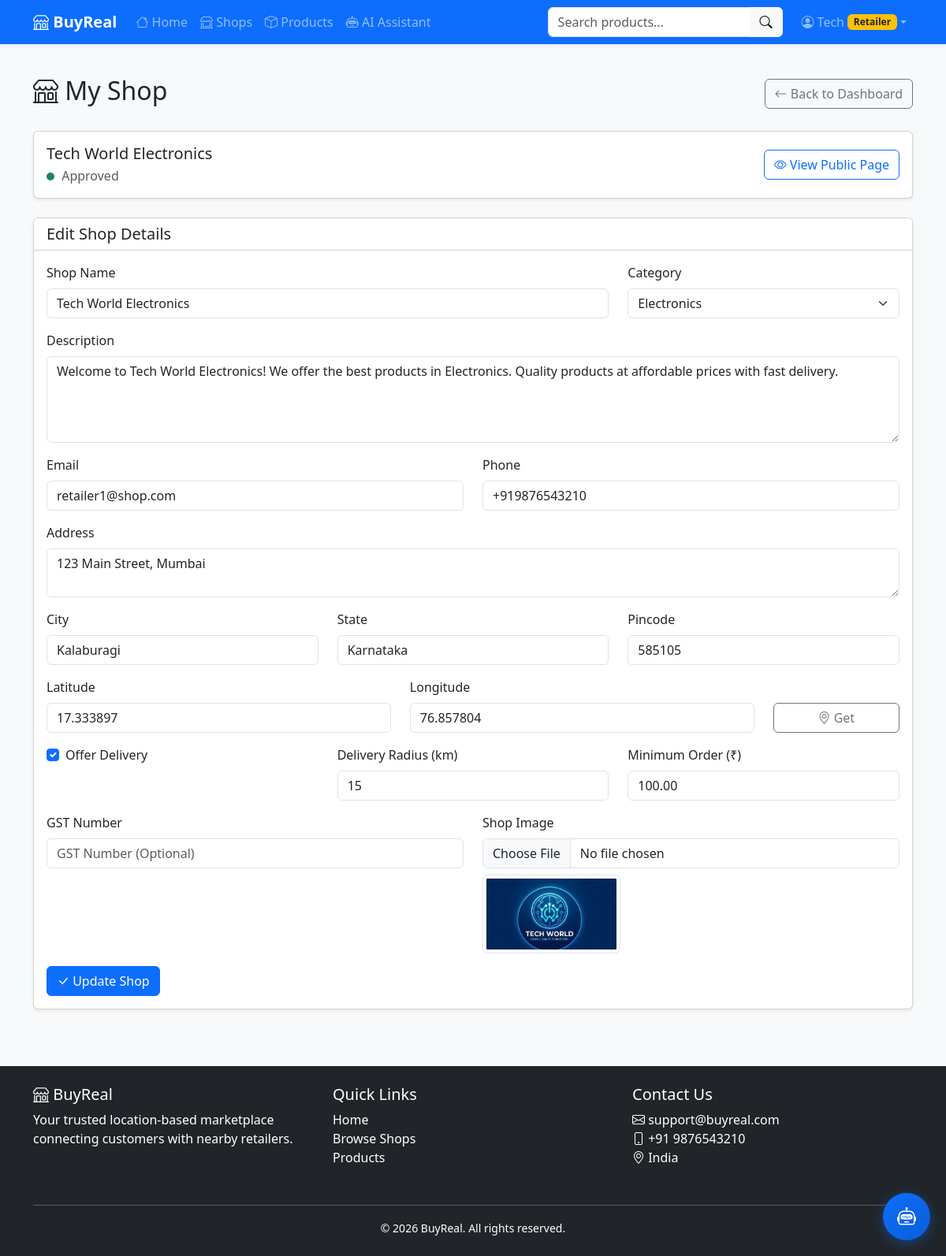
Page /shops/my-shop/ (signed in) on the committed database.
### users/models.py (models this page shows, shortened)
class CustomUser(AbstractUser):
    ROLE_CHOICES = (
        ('customer', 'Customer'),
        ('retailer', 'Retailer'),
    )
    role = models.CharField(max_length=10, choices=ROLE_CHOICES, default='customer')
    phone = models.CharField(validators=[phone_regex], max_length=17, blank=True, null=True)
    address = models.TextField(blank=True, null=True)
    city = models.CharField(max_length=100, blank=True, null=True)
    state = models.CharField(max_length=100, blank=True, null=True)
    pincode = models.CharField(max_length=10, blank=True, null=True)
    latitude = models.DecimalField(max_digits=9, decimal_places=6, blank=True, null=True)
    longitude = models.DecimalField(max_digits=9, decimal_places=6, blank=True, null=True)
    profile_picture = models.ImageField(upload_to='profile_pics/', blank=True, null=True)
    created_at = models.DateTimeField(auto_now_add=True)
    updated_at = models.DateTimeField(auto_now=True)
    class Meta:
        verbose_name = 'User'
        verbose_name_plural = 'Users'

### shops/models.py (models this page shows, shortened)
class Shop(models.Model):
    STATUS_CHOICES = (
        ('pending', 'Pending Approval'),
        ('approved', 'Approved'),
        ('rejected', 'Rejected'),
        ('suspended', 'Suspended'),
    )
    owner = models.OneToOneField(
        settings.AUTH_USER_MODEL,
        on_delete=models.CASCADE,
        related_name='shop'
    )
    name = models.CharField(max_length=200)
    description = models.TextField()
    category = models.ForeignKey(
        Category,
        on_delete=models.SET_NULL,
        null=True,
        blank=True,
        related_name='shops'
    )
    email = models.EmailField()
    phone = models.CharField(max_length=17)
    address = models.TextField()
    city = models.CharField(max_length=100)
    state = models.CharField(max_length=100)
    pincode = models.CharField(max_length=10)
    latitude = models.DecimalField(
        max_digits=9,
        decimal_places=6,
        blank=True,
        null=True,
        validators=[MinValueValidator(-90), MaxValueValidator(90)]
    )
    longitude = models.DecimalField(
        max_digits=9,
        decimal_places=6,
        blank=True,
        null=True,
        validators=[MinValueValidator(-180), MaxValueValidator(180)]
    )
    image = models.ImageField(upload_to='shop_images/', blank=True, null=True)
    gst_number = models.CharField(max_length=20, blank=True, null=True)
    status = models.CharField(max_length=15, choices=STATUS_CHOICES, default='pending')
    rejection_reason = models.TextField(blank=True, null=True)
    offers_delivery = models.BooleanField(default=True)
    delivery_radius = models.PositiveIntegerField(
        default=10,
        help_text="Delivery radius in kilometers"
    )
    minimum_order = models.DecimalField(
        max_digits=10,
        decimal_places=2,
        default=0,
        help_text="Minimum order amount for delivery"
    )
    rating = models.DecimalField(max_digits=3, decimal_places=2, default=0)
    total_reviews = models.PositiveIntegerField(default=0)
    created_at = models.DateTimeField(auto_now_add=True)
    updated_at = models.DateTimeField(auto_now=True)
    class Meta:
        ordering = ['-created_at']

### shops/views.py (the view)
# urls.py: path('my-shop/', views.my_shop, name='my_shop'),
@login_required
def my_shop(request):
    if request.user.role != 'retailer':
        messages.error(request, 'Access denied.')
        return redirect('home')
    try:
        shop = request.user.shop
    except Shop.DoesNotExist:
        return redirect('shops:create_shop')
    if request.method == 'POST':
        form = ShopForm(request.POST, request.FILES, instance=shop)
        if form.is_valid():
            form.save()
            messages.success(request, 'Shop details updated successfully.')
            return redirect('shops:my_shop')
        else:
            messages.error(request, 'Please correct the errors below.')
    else:
        form = ShopForm(instance=shop)
    return render(request, 'shops/my_shop.html', {
        'shop': shop,
        'form': form
    })

### orders/context_processors.py (called while the page is built)
def cart_count(request):
    count = 0
    if request.user.is_authenticated:
        try:
            if hasattr(request.user, 'role') and request.user.role == 'customer':
                if hasattr(request.user, 'cart'):
                    count = request.user.cart.total_items
        except Exception:
            count = 0
    return {'cart_count': count}

### shops/models.py (called while the page is built)
    def __str__(self):
        return self.name

### templates/shops/my_shop.html (shortened to what this page needs)
{% extends 'base.html' %}
{% block content %}
<div class="container py-4">
    <div class="d-flex justify-content-between align-items-center mb-4">
        <h2><i class="bi bi-shop"></i> My Shop</h2>
        <a href="{% url 'shops:retailer_dashboard' %}" class="btn btn-outline-secondary">
            <i class="bi bi-arrow-left"></i> Back to Dashboard
        </a>
    </div>
    <div class="card shadow-sm mb-4">
        <div class="card-body">
            <div class="d-flex justify-content-between align-items-center">
                <div>
                    <h5 class="mb-1">{{ shop.name }}</h5>
                    <p class="text-muted mb-0">
                        <span class="shop-status {{ shop.status }}"></span>
                        {{ shop.get_status_display }}
                    </p>
                </div>
                {% if shop.status == 'approved' %}
                    <a href="{% url 'shops:shop_detail' shop.id %}" class="btn btn-outline-primary" target="_blank">
                        <i class="bi bi-eye"></i> View Public Page
                    </a>
                {% endif %}
            </div>
        </div>
    </div>
    <div class="card shadow-sm">
        <div class="card-header bg-white">
            <h5 class="mb-0">Edit Shop Details</h5>
        </div>
        <div class="card-body">
            <form method="post" enctype="multipart/form-data">
                <div class="row">
                    <div class="col-md-8 mb-3">
                        <label class="form-label">Shop Name</label>
                        {{ form.name }}
                    </div>
                    <div class="col-md-4 mb-3">
                        <label class="form-label">Category</label>
                        {{ form.category }}
                    </div>
                </div>
                <div class="mb-3">
                    <label class="form-label">Description</label>
                    {{ form.description }}
                </div>
                <div class="row">
                    <div class="col-md-6 mb-3">
                        <label class="form-label">Email</label>
                        {{ form.email }}
                    </div>
                    <div class="col-md-6 mb-3">
                        <label class="form-label">Phone</label>
                        {{ form.phone }}
                    </div>
                </div>
                <div class="mb-3">
                    <label class="form-label">Address</label>
                    {{ form.address }}
                </div>
                <div class="row">
                    <div class="col-md-4 mb-3">
                        <label class="form-label">City</label>
                        {{ form.city }}
                    </div>
                    <div class="col-md-4 mb-3">
                        <label class="form-label">State</label>
                        {{ form.state }}
                    </div>
                    <div class="col-md-4 mb-3">
                        <label class="form-label">Pincode</label>
                        {{ form.pincode }}
                    </div>
                </div>
                <div class="row">
                    <div class="col-md-5 mb-3">
                        <label class="form-label">Latitude</label>
                        {{ form.latitude }}
                    </div>
                    <div class="col-md-5 mb-3">
                        <label class="form-label">Longitude</label>
                        {{ form.longitude }}
                    </div>
                    <div class="col-md-2 mb-3">
                        <label class="form-label">&nbsp;</label>
                        <button type="button" id="getLocationBtn" class="btn btn-outline-secondary w-100">
                            <i class="bi bi-geo-alt"></i> Get
                        </button>
                    </div>
                </div>
                <div class="row">
                    <div class="col-md-4 mb-3">
                        <div class="form-check">
                            {{ form.offers_delivery }}
                            <label class="form-check-label">Offer Delivery</label>
                        </div>
                    </div>
                    <div class="col-md-4 mb-3">
                        <label class="form-label">Delivery Radius (km)</label>
                        {{ form.delivery_radius }}
                    </div>
                    <div class="col-md-4 mb-3">
                        <label class="form-label">Minimum Order (₹)</label>
                        {{ form.minimum_order }}
                    </div>
                </div>
                <div class="row">
                    <div class="col-md-6 mb-3">
                        <label class="form-label">GST Number</label>
                        {{ form.gst_number }}
                    </div>
                    <div class="col-md-6 mb-3">
                        <label class="form-label">Shop Image</label>
                        {{ form.image }}
                        {% if shop.image %}
                            <div class="mt-2">
                                <img src="{{ shop.image.url }}" class="img-thumbnail" style="max-height: 100px;">
                            </div>
                        {% endif %}
                    </div>
                </div>
                <button type="submit" class="btn btn-primary">
                    <i class="bi bi-check-lg"></i> Update Shop
                </button>
            </form>
        </div>
    </div>
</div>
{% endblock %}

### templates/navbar.html (shortened to what this page needs)
{% load static %}
<nav class="navbar navbar-expand-lg navbar-dark bg-primary shadow-sm sticky-top">
    <div class="container">
        <a class="navbar-brand fw-bold" href="{% url 'home' %}">
            <i class="bi bi-shop"></i> BuyReal
        </a>
        <div class="collapse navbar-collapse" id="navbarNav">
            <ul class="navbar-nav me-auto mb-2 mb-lg-0">
                <li class="nav-item">
                    <a class="nav-link" href="{% url 'home' %}">
                        <i class="bi bi-house"></i> Home
                    </a>
                </li>
                <li class="nav-item">
                    <a class="nav-link" href="{% url 'shops:shop_list' %}">
                        <i class="bi bi-shop-window"></i> Shops
                    </a>
                </li>
                <li class="nav-item">
                    <a class="nav-link" href="{% url 'products:product_list' %}">
                        <i class="bi bi-box"></i> Products
                    </a>
                </li>
                {% if user.is_authenticated %}
                <li class="nav-item">
                    <a class="nav-link" href="{% url 'ai_services:chatbot_page' %}">
                        <i class="bi bi-robot"></i> AI Assistant
                    </a>
                </li>
                {% endif %}
            </ul>
            <form class="d-flex me-3 position-relative" action="{% url 'products:product_list' %}" method="GET" id="searchForm">
                <div class="input-group">
                    <input class="form-control" type="search" name="search" id="searchInput" placeholder="Search products..." aria-label="Search" value="{{ request.GET.search }}" autocomplete="off">
                    <button class="btn btn-light" type="submit">
                        <i class="bi bi-search"></i>
                    </button>
                </div>
            </form>
            <ul class="navbar-nav">
                {% if user.is_authenticated %}
                    <li class="nav-item dropdown">
                        <a class="nav-link dropdown-toggle d-flex align-items-center" href="#" id="userDropdown" role="button" data-bs-toggle="dropdown" aria-expanded="false">
                            <i class="bi bi-person-circle me-1"></i>
                            <span class="d-none d-md-inline">{{ user.first_name|default:user.username }}</span>
                            {% if user.role == 'retailer' %}
                                <span class="badge bg-warning text-dark ms-1 d-none d-md-inline">Retailer</span>
                            {% elif user.is_superuser %}
                                <span class="badge bg-danger ms-1 d-none d-md-inline">Admin</span>
                            {% endif %}
                        </a>
                    </li>
                {% endif %}
            </ul>
        </div>
    </div>
</nav>

### static/css/style.css (style rules this page uses)
:root { --primary-color: #0d6efd; --secondary-color: #6c757d; --success-color: #198754; --warning-color: #ffc107; --danger-color: #dc3545; --dark-color: #212529; --light-color: #f8f9fa; }
body { font-family: 'Segoe UI', Tahoma, Geneva, Verdana, sans-serif; background-color: #f8f9fa; }
.card { transition: transform 0.3s ease, box-shadow 0.3s ease; }
.shop-status { display: inline-block; width: 10px; height: 10px; border-radius: 50%; margin-right: 5px; }
.shop-status.approved { background-color: var(--success-color); }

### rows in the picture
CustomUser: first_name "Tech"
Shop: name "Tech World Electronics", status "Approved", category "Electronics", description "Welcome to Tech World Electronics! We offer the best products in Electronics. Quality products at affordable prices with fast delivery.", email "retailer1@shop.com", phone "+919876543210", address "123 Main Street, Mumbai", city "Kalaburagi", state "Karnataka", pincode "585105", latitude "17.333897", longitude "76.857804", offers_delivery "☑", delivery_radius "15", minimum_order "100.00", image (picture)
